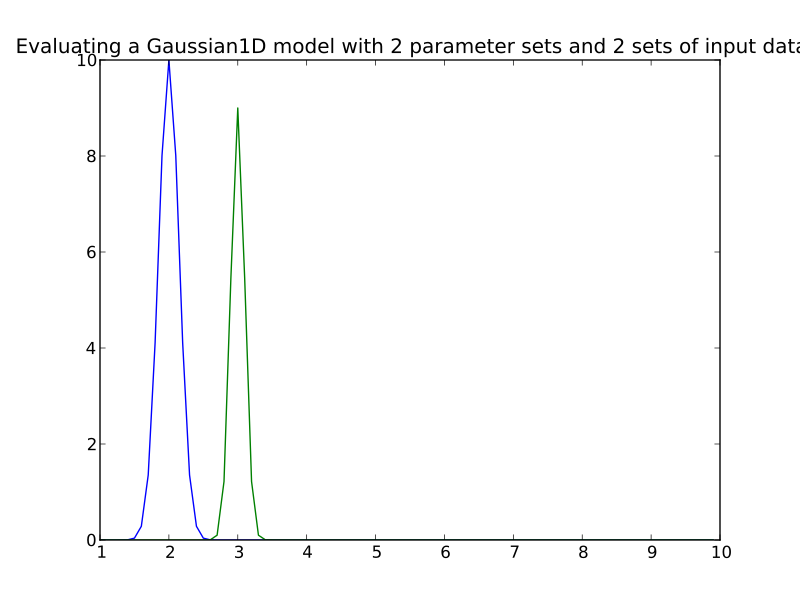

Here is the Python script that generated this plot:
import matplotlib.pyplot as plt
import numpy as np
from astropy.modeling import models, fitting
x = np.arange(1, 10, .1)
g1 = models.Gaussian1D(amplitude=[10, 9], mean=[2,3], stddev=[.15,.1])
y = g1(np.array([x, x]).T)
plt.plot(x, y)
plt.title('Evaluating a Gaussian1D model with 2 parameter sets and 2 sets '
          'of input data')
plt.show()
